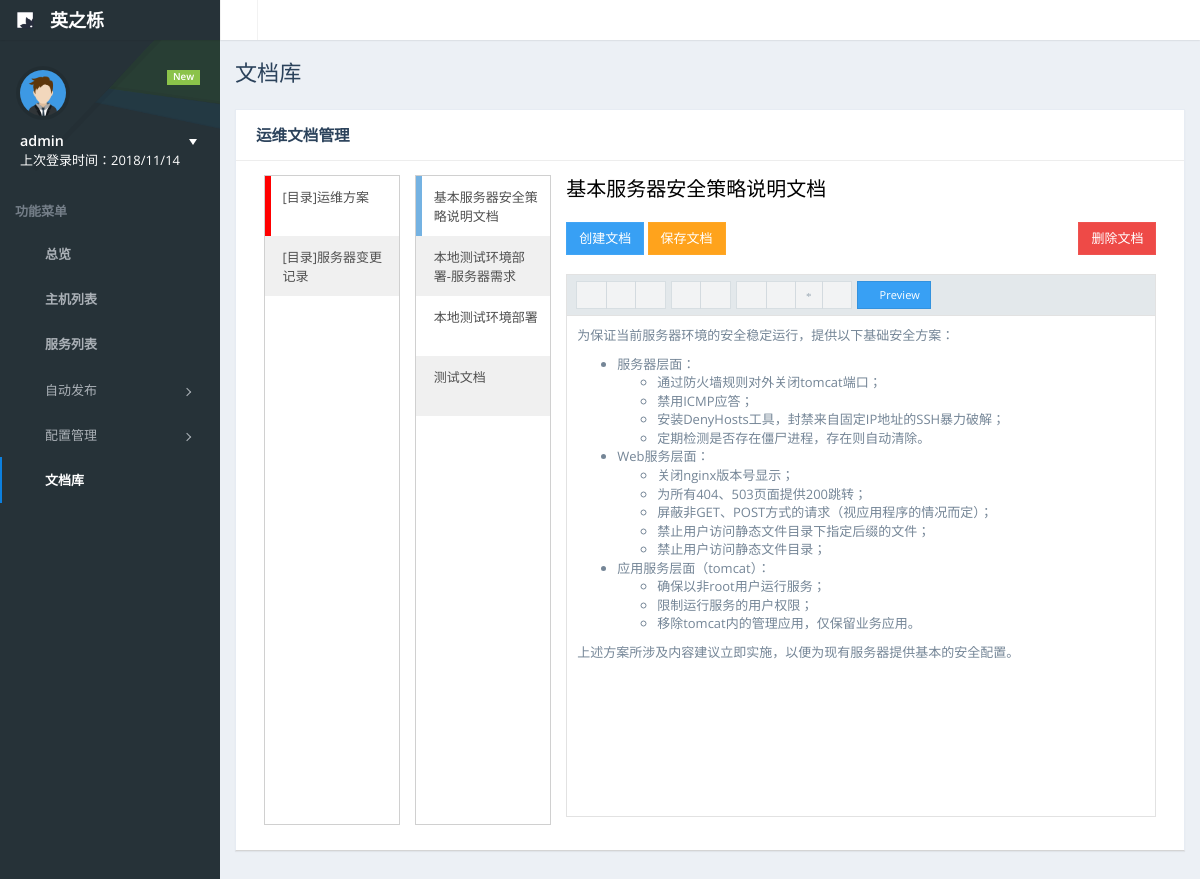
Page /documents/1-1 (signed in) on the earlier database version.
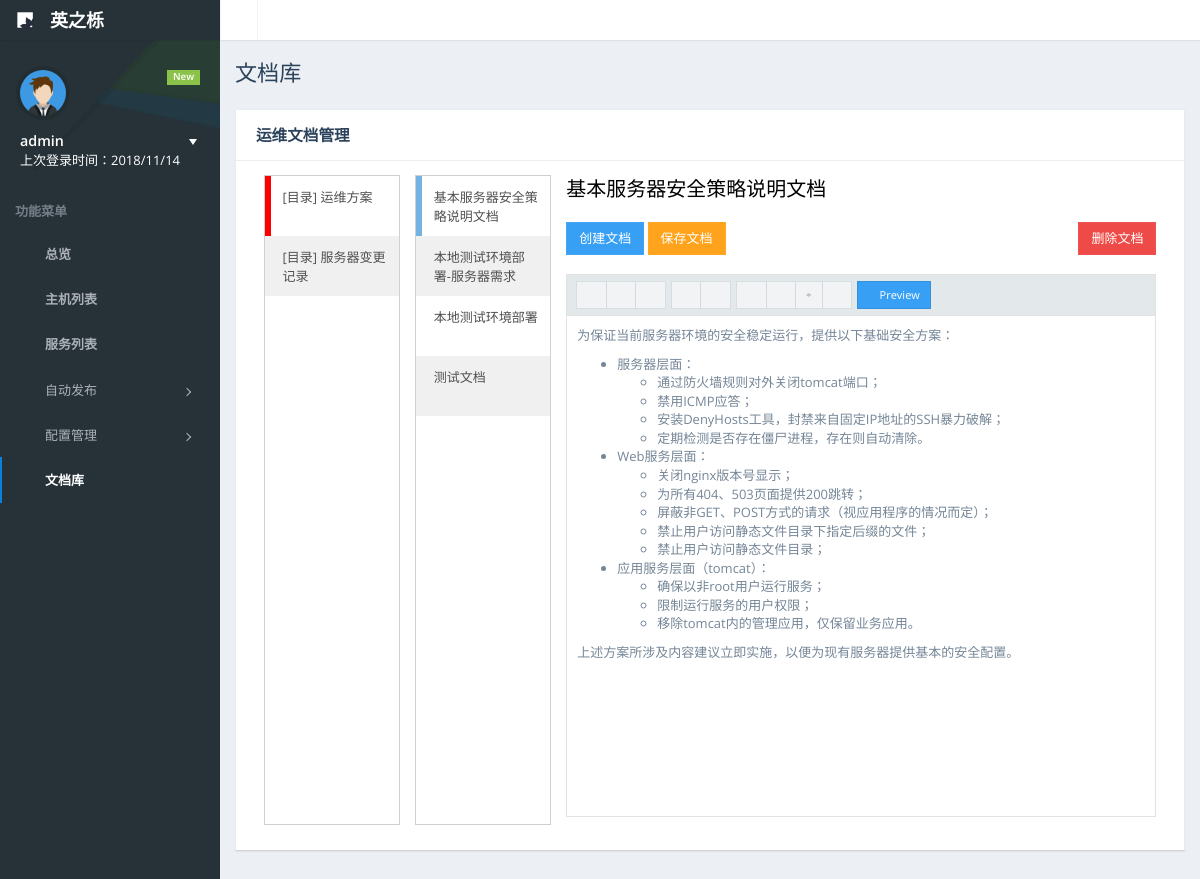
Same page on the later database version.
### hostmanager/models.py (models this page shows)
class DocumentDir(models.Model):                          # 文档目录表
    dirname = models.CharField(max_length=256)

### hostmanager/views.py (the view)
# urls.py: url(r'^documents/(?P<docnumber>.*)', views.Doc.as_view()),
class Doc(views.View):
    @method_decorator(auth_check)
    def get(self, request, docnumber, *args, **kwargs):
        msg = {}
        user = request.session.get('user', '游客')
        msg.update({'user': user})
        if not docnumber:
            docdir = models.DocumentDir.objects.filter()[0]
            doc = models.Documents.objects.filter(is_delete=False)[0]
            return redirect('/documents/{}-{}'.format(docdir.id, doc.id))
        docdirlist = models.DocumentDir.objects.filter()
        doc = []
        for i in docdirlist:
            doc.append([i, models.Documents.objects.filter(docdir=i, is_delete=False)])
        docview = models.Documents.objects.get(id=docnumber.split('-')[1])
        return render(request, 'document.html', {'msg': msg, 'docdirlist': docdirlist, 'doc': doc, 'docview': docview})

### hostmanager/views.py (called while the page is built)
def auth_check(func):
    def inner(request, *args, **kwargs):
        is_auth = request.session.get('is_auth', False)
        if not is_auth:
            request.session['redirect_target'] = request.path
            return redirect("/login")
        else:
            return func(request, *args, **kwargs)
    return inner

### templates/document.html (shortened to what this page needs)
{% extends "base.html" %}
{% block css_js %}
    <link href="/static/plugins/datatables/media/css/dataTables.bootstrap.css" rel="stylesheet">
	<link href="/static/plugins/datatables/extensions/Responsive/css/dataTables.responsive.css" rel="stylesheet">
    <link href="/static/plugins/chosen/chosen.min.css" rel="stylesheet">
    <link href="/static/plugins/fooTable/demos/css/bootstrap-glyphicons.css" rel="stylesheet">
    <link href="/static/plugins/bootstrap-markdown/css/bootstrap-markdown.min.css" rel="stylesheet">
{% endblock %}
{% block active-link-li-6 %}
    class="active-link"
{% endblock %}
{% block content-container %}
    <div id="page-title">
        <h1 class="page-header text-overflow">文档库</h1>
    </div>
    <div id="page-content">
        <div class="panel">
            <div class="panel-heading">
                <h3 class="panel-title">运维文档管理</h3>
            </div>
            <div class="panel-body">
                <div class="col-sm-2">
                    <div class="docdirbox">
                        <ul class="doclist">
                            {% for docdir in docdirlist %}
                                <li><a href="javascript:void(0);" id="{{ docdir.id }}">{{ docdir.dirname }}</a></li>
                            {% endfor %}
                        </ul>
                    </div>
                </div>
                <div class="col-sm-2">
                    <div class="docbox">
                        {% for i in doc %}
                            <ul class="doclist" style="display: none" id="{{ i.0.id }}">
                            {% for j in i.1 %}
                                <li><a href="/documents/{{ i.0.id }}-{{ j.id }}" id="{{ j.id }}">{{ j.docname }}</a></li>
                            {% endfor %}
                            </ul>
                        {% endfor %}
                    </div>
                </div>
                <div class="col-sm-8">
                    <div style="font-size: 20px; color: #000000">{{ docview.docname }}</div>
                    <br/>
                    <button id="createbuttom" class="btn btn-primary">创建文档</button>
                    <button id="savebuttom" class="btn btn-warning">保存文档</button>
                    <button id="deletebuttom" class="btn btn-danger" style="float: right">删除文档</button>
                    <br/>
                    <br/>
                </div>
            </div>
        </div>
    </div>
{% endblock %}

Differences in the rows shown:
changed DocumentDir: dirname "[目录]运维方案" → "[目录] 运维方案"
changed DocumentDir: dirname "[目录]服务器变更记录" → "[目录] 服务器变更记录"
